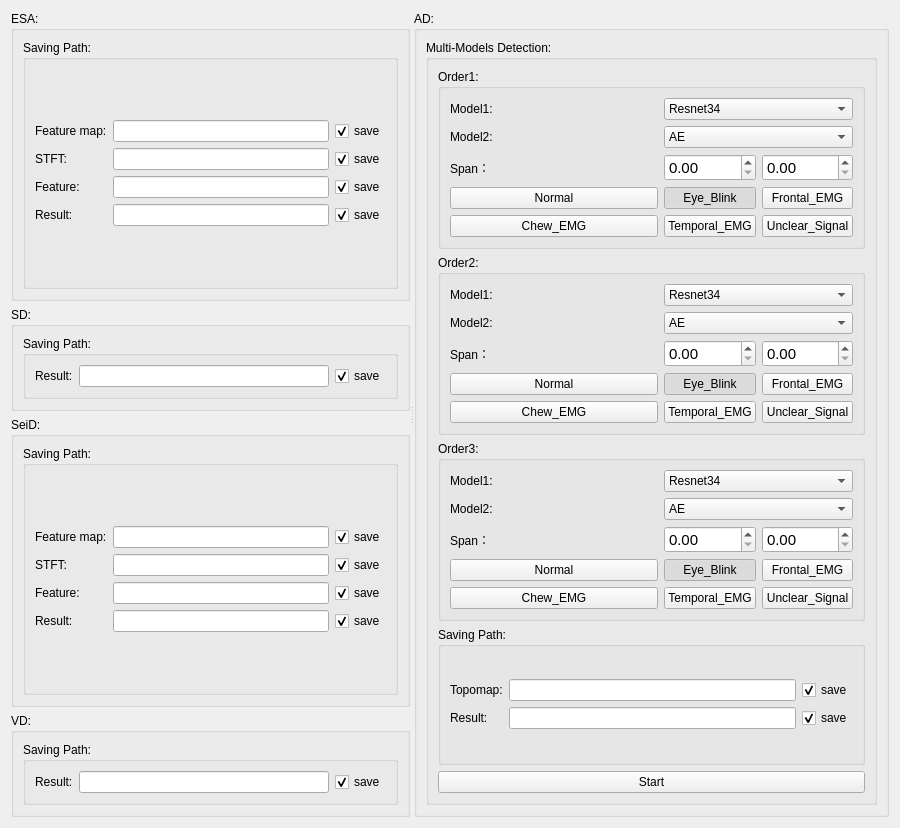
<?xml version="1.0" encoding="UTF-8"?>
<ui version="4.0">
 <class>From</class>
 <widget class="QWidget" name="From">
  <property name="windowModality">
   <enum>Qt::WindowModal</enum>
  </property>
  <property name="geometry">
   <rect>
    <x>0</x>
    <y>0</y>
    <width>900</width>
    <height>828</height>
   </rect>
  </property>
  <property name="minimumSize">
   <size>
    <width>753</width>
    <height>828</height>
   </size>
  </property>
  <property name="maximumSize">
   <size>
    <width>900</width>
    <height>828</height>
   </size>
  </property>
  <property name="windowTitle">
   <string>Save Path Config</string>
  </property>
  <layout class="QHBoxLayout" name="horizontalLayout">
   <item>
    <widget class="QSplitter" name="splitter">
     <property name="orientation">
      <enum>Qt::Horizontal</enum>
     </property>
     <property name="childrenCollapsible">
      <bool>false</bool>
     </property>
     <widget class="QWidget" name="layoutWidget">
      <layout class="QVBoxLayout" name="verticalLayout" stretch="1,0,1,0">
       <item>
        <widget class="QGroupBox" name="groupBox_2">
         <property name="title">
          <string>ESA:</string>
         </property>
         <layout class="QVBoxLayout" name="verticalLayout_6">
          <item>
           <widget class="QGroupBox" name="groupBox_3">
            <property name="title">
             <string>Saving Path:</string>
            </property>
            <layout class="QVBoxLayout" name="verticalLayout_5">
             <item>
              <layout class="QGridLayout" name="gridLayout_3">
               <item row="1" column="1">
                <widget class="QLineEdit" name="lineEdit_6">
                 <property name="readOnly">
                  <bool>true</bool>
                 </property>
                </widget>
               </item>
               <item row="3" column="0">
                <widget class="QLabel" name="label_14">
                 <property name="text">
                  <string>Result:</string>
                 </property>
                </widget>
               </item>
               <item row="3" column="2">
                <widget class="QCheckBox" name="checkBox_15">
                 <property name="text">
                  <string>save</string>
                 </property>
                 <property name="checked">
                  <bool>true</bool>
                 </property>
                </widget>
               </item>
               <item row="0" column="1">
                <widget class="QLineEdit" name="lineEdit_7">
                 <property name="readOnly">
                  <bool>true</bool>
                 </property>
                </widget>
               </item>
               <item row="1" column="2">
                <widget class="QCheckBox" name="checkBox_12">
                 <property name="text">
                  <string>save</string>
                 </property>
                 <property name="checked">
                  <bool>true</bool>
                 </property>
                </widget>
               </item>
               <item row="2" column="0">
                <widget class="QLabel" name="label_9">
                 <property name="text">
                  <string>Feature:</string>
                 </property>
                </widget>
               </item>
               <item row="3" column="1">
                <widget class="QLineEdit" name="lineEdit_8">
                 <property name="readOnly">
                  <bool>true</bool>
                 </property>
                </widget>
               </item>
               <item row="1" column="0">
                <widget class="QLabel" name="label_12">
                 <property name="text">
                  <string>STFT:</string>
                 </property>
                </widget>
               </item>
               <item row="0" column="2">
                <widget class="QCheckBox" name="checkBox_11">
                 <property name="text">
                  <string>save</string>
                 </property>
                 <property name="checked">
                  <bool>true</bool>
                 </property>
                </widget>
               </item>
               <item row="2" column="2">
                <widget class="QCheckBox" name="checkBox_14">
                 <property name="text">
                  <string>save</string>
                 </property>
                 <property name="checked">
                  <bool>true</bool>
                 </property>
                </widget>
               </item>
               <item row="0" column="0">
                <widget class="QLabel" name="label_13">
                 <property name="text">
                  <string>Feature map:</string>
                 </property>
                </widget>
               </item>
               <item row="2" column="1">
                <widget class="QLineEdit" name="lineEdit_5">
                 <property name="readOnly">
                  <bool>true</bool>
                 </property>
                </widget>
               </item>
              </layout>
             </item>
            </layout>
           </widget>
          </item>
         </layout>
        </widget>
       </item>
       <item>
        <widget class="QGroupBox" name="groupBox_10">
         <property name="title">
          <string>SD:</string>
         </property>
         <layout class="QVBoxLayout" name="verticalLayout_12">
          <item>
           <widget class="QGroupBox" name="groupBox_18">
            <property name="title">
             <string>Saving Path:</string>
            </property>
            <layout class="QVBoxLayout" name="verticalLayout_11">
             <item>
              <layout class="QGridLayout" name="gridLayout_16" columnstretch="0,0,0">
               <item row="0" column="2">
                <widget class="QCheckBox" name="checkBox_22">
                 <property name="text">
                  <string>save</string>
                 </property>
                 <property name="checked">
                  <bool>true</bool>
                 </property>
                </widget>
               </item>
               <item row="0" column="0">
                <widget class="QLabel" name="label_28">
                 <property name="text">
                  <string>Result:</string>
                 </property>
                </widget>
               </item>
               <item row="0" column="1">
                <widget class="QLineEdit" name="lineEdit_12">
                 <property name="readOnly">
                  <bool>true</bool>
                 </property>
                </widget>
               </item>
              </layout>
             </item>
            </layout>
           </widget>
          </item>
         </layout>
        </widget>
       </item>
       <item>
        <widget class="QGroupBox" name="groupBox_19">
         <property name="title">
          <string>SeiD:</string>
         </property>
         <layout class="QVBoxLayout" name="verticalLayout_13">
          <item>
           <widget class="QGroupBox" name="groupBox_20">
            <property name="title">
             <string>Saving Path:</string>
            </property>
            <layout class="QVBoxLayout" name="verticalLayout_14">
             <item>
              <layout class="QGridLayout" name="gridLayout_9">
               <item row="2" column="1">
                <widget class="QLineEdit" name="lineEdit_17">
                 <property name="readOnly">
                  <bool>true</bool>
                 </property>
                </widget>
               </item>
               <item row="1" column="1">
                <widget class="QLineEdit" name="lineEdit_18">
                 <property name="readOnly">
                  <bool>true</bool>
                 </property>
                </widget>
               </item>
               <item row="2" column="0">
                <widget class="QLabel" name="label_17">
                 <property name="text">
                  <string>Feature:</string>
                 </property>
                </widget>
               </item>
               <item row="0" column="1">
                <widget class="QLineEdit" name="lineEdit_19">
                 <property name="readOnly">
                  <bool>true</bool>
                 </property>
                </widget>
               </item>
               <item row="1" column="0">
                <widget class="QLabel" name="label_18">
                 <property name="text">
                  <string>STFT:</string>
                 </property>
                </widget>
               </item>
               <item row="0" column="0">
                <widget class="QLabel" name="label_19">
                 <property name="text">
                  <string>Feature map:</string>
                 </property>
                </widget>
               </item>
               <item row="3" column="1">
                <widget class="QLineEdit" name="lineEdit_20">
                 <property name="readOnly">
                  <bool>true</bool>
                 </property>
                </widget>
               </item>
               <item row="3" column="0">
                <widget class="QLabel" name="label_20">
                 <property name="text">
                  <string>Result:</string>
                 </property>
                </widget>
               </item>
               <item row="0" column="2">
                <widget class="QCheckBox" name="checkBox_17">
                 <property name="text">
                  <string>save</string>
                 </property>
                 <property name="checked">
                  <bool>true</bool>
                 </property>
                </widget>
               </item>
               <item row="1" column="2">
                <widget class="QCheckBox" name="checkBox_18">
                 <property name="text">
                  <string>save</string>
                 </property>
                 <property name="checked">
                  <bool>true</bool>
                 </property>
                </widget>
               </item>
               <item row="2" column="2">
                <widget class="QCheckBox" name="checkBox_19">
                 <property name="text">
                  <string>save</string>
                 </property>
                 <property name="checked">
                  <bool>true</bool>
                 </property>
                </widget>
               </item>
               <item row="3" column="2">
                <widget class="QCheckBox" name="checkBox_20">
                 <property name="text">
                  <string>save</string>
                 </property>
                 <property name="checked">
                  <bool>true</bool>
                 </property>
                </widget>
               </item>
              </layout>
             </item>
            </layout>
           </widget>
          </item>
         </layout>
        </widget>
       </item>
       <item>
        <widget class="QGroupBox" name="groupBox_21">
         <property name="title">
          <string>VD:</string>
         </property>
         <layout class="QHBoxLayout" name="horizontalLayout_3">
          <item>
           <widget class="QGroupBox" name="groupBox_23">
            <property name="title">
             <string>Saving Path:</string>
            </property>
            <layout class="QVBoxLayout" name="verticalLayout_18">
             <item>
              <layout class="QGridLayout" name="gridLayout_17" columnstretch="0,0,0">
               <item row="0" column="0">
                <widget class="QLabel" name="label_33">
                 <property name="text">
                  <string>Result:</string>
                 </property>
                </widget>
               </item>
               <item row="0" column="1">
                <widget class="QLineEdit" name="lineEdit_13">
                 <property name="readOnly">
                  <bool>true</bool>
                 </property>
                </widget>
               </item>
               <item row="0" column="2">
                <widget class="QCheckBox" name="checkBox_27">
                 <property name="text">
                  <string>save</string>
                 </property>
                 <property name="checked">
                  <bool>true</bool>
                 </property>
                </widget>
               </item>
              </layout>
             </item>
            </layout>
           </widget>
          </item>
         </layout>
        </widget>
       </item>
      </layout>
     </widget>
     <widget class="QGroupBox" name="groupBox_4">
      <property name="title">
       <string>AD:</string>
      </property>
      <layout class="QVBoxLayout" name="verticalLayout_10">
       <item>
        <widget class="QGroupBox" name="groupBox_14">
         <property name="title">
          <string>Multi-Models Detection:</string>
         </property>
         <layout class="QVBoxLayout" name="verticalLayout_4">
          <item>
           <widget class="QGroupBox" name="groupBox_15">
            <property name="title">
             <string>Order1:</string>
            </property>
            <layout class="QVBoxLayout" name="verticalLayout_7">
             <item>
              <layout class="QGridLayout" name="gridLayout_13" columnstretch="2,0,0">
               <item row="2" column="0">
                <widget class="QLabel" name="label_27">
                 <property name="text">
                  <string>Span：</string>
                 </property>
                </widget>
               </item>
               <item row="0" column="1" colspan="2">
                <widget class="QComboBox" name="comboBox">
                 <item>
                  <property name="text">
                   <string>Resnet34</string>
                  </property>
                 </item>
                 <item>
                  <property name="text">
                   <string>SENet18</string>
                  </property>
                 </item>
                 <item>
                  <property name="text">
                   <string>VGG16</string>
                  </property>
                 </item>
                 <item>
                  <property name="text">
                   <string>DenseNet121</string>
                  </property>
                 </item>
                </widget>
               </item>
               <item row="0" column="0">
                <widget class="QLabel" name="label_21">
                 <property name="text">
                  <string>Model1:</string>
                 </property>
                </widget>
               </item>
               <item row="2" column="2">
                <widget class="QDoubleSpinBox" name="span1_2">
                 <property name="font">
                  <font>
                   <pointsize>11</pointsize>
                   <weight>50</weight>
                   <italic>false</italic>
                   <bold>false</bold>
                   <underline>false</underline>
                   <stylestrategy>PreferDefault</stylestrategy>
                   <kerning>true</kerning>
                  </font>
                 </property>
                 <property name="focusPolicy">
                  <enum>Qt::WheelFocus</enum>
                 </property>
                 <property name="maximum">
                  <double>10000.000000000000000</double>
                 </property>
                </widget>
               </item>
               <item row="1" column="1" colspan="2">
                <widget class="QComboBox" name="comboBox_2">
                 <item>
                  <property name="text">
                   <string>AE</string>
                  </property>
                 </item>
                 <item>
                  <property name="text">
                   <string>SkipAE</string>
                  </property>
                 </item>
                 <item>
                  <property name="text">
                   <string>MemAE</string>
                  </property>
                 </item>
                 <item>
                  <property name="text">
                   <string>VAE</string>
                  </property>
                 </item>
                </widget>
               </item>
               <item row="3" column="1">
                <widget class="QPushButton" name="pushButton_4">
                 <property name="text">
                  <string>Eye_Blink</string>
                 </property>
                 <property name="checkable">
                  <bool>true</bool>
                 </property>
                 <property name="checked">
                  <bool>true</bool>
                 </property>
                </widget>
               </item>
               <item row="1" column="0">
                <widget class="QLabel" name="label_22">
                 <property name="text">
                  <string>Model2:</string>
                 </property>
                </widget>
               </item>
               <item row="2" column="1">
                <widget class="QDoubleSpinBox" name="span1">
                 <property name="font">
                  <font>
                   <pointsize>11</pointsize>
                   <weight>50</weight>
                   <italic>false</italic>
                   <bold>false</bold>
                   <underline>false</underline>
                   <stylestrategy>PreferDefault</stylestrategy>
                   <kerning>true</kerning>
                  </font>
                 </property>
                 <property name="focusPolicy">
                  <enum>Qt::WheelFocus</enum>
                 </property>
                 <property name="maximum">
                  <double>10000.000000000000000</double>
                 </property>
                </widget>
               </item>
               <item row="3" column="0">
                <widget class="QPushButton" name="pushButton">
                 <property name="text">
                  <string>Normal</string>
                 </property>
                 <property name="checkable">
                  <bool>true</bool>
                 </property>
                </widget>
               </item>
               <item row="3" column="2">
                <widget class="QPushButton" name="pushButton_5">
                 <property name="text">
                  <string>Frontal_EMG</string>
                 </property>
                 <property name="checkable">
                  <bool>true</bool>
                 </property>
                </widget>
               </item>
               <item row="4" column="0">
                <widget class="QPushButton" name="pushButton_6">
                 <property name="text">
                  <string>Chew_EMG</string>
                 </property>
                 <property name="checkable">
                  <bool>true</bool>
                 </property>
                </widget>
               </item>
               <item row="4" column="1">
                <widget class="QPushButton" name="pushButton_7">
                 <property name="text">
                  <string>Temporal_EMG</string>
                 </property>
                 <property name="checkable">
                  <bool>true</bool>
                 </property>
                </widget>
               </item>
               <item row="4" column="2">
                <widget class="QPushButton" name="pushButton_8">
                 <property name="text">
                  <string>Unclear_Signal</string>
                 </property>
                 <property name="checkable">
                  <bool>true</bool>
                 </property>
                </widget>
               </item>
              </layout>
             </item>
            </layout>
           </widget>
          </item>
          <item>
           <widget class="QGroupBox" name="groupBox_16">
            <property name="title">
             <string>Order2:</string>
            </property>
            <layout class="QVBoxLayout" name="verticalLayout_8">
             <item>
              <layout class="QGridLayout" name="gridLayout_14" columnstretch="2,0,0">
               <item row="1" column="1" colspan="2">
                <widget class="QComboBox" name="comboBox_4">
                 <item>
                  <property name="text">
                   <string>AE</string>
                  </property>
                 </item>
                 <item>
                  <property name="text">
                   <string>SkipAE</string>
                  </property>
                 </item>
                 <item>
                  <property name="text">
                   <string>MemAE</string>
                  </property>
                 </item>
                 <item>
                  <property name="text">
                   <string>VAE</string>
                  </property>
                 </item>
                </widget>
               </item>
               <item row="3" column="0">
                <widget class="QPushButton" name="pushButton_2">
                 <property name="text">
                  <string>Normal</string>
                 </property>
                 <property name="checkable">
                  <bool>true</bool>
                 </property>
                </widget>
               </item>
               <item row="3" column="2">
                <widget class="QPushButton" name="pushButton_11">
                 <property name="text">
                  <string>Frontal_EMG</string>
                 </property>
                 <property name="checkable">
                  <bool>true</bool>
                 </property>
                </widget>
               </item>
               <item row="3" column="1">
                <widget class="QPushButton" name="pushButton_12">
                 <property name="text">
                  <string>Eye_Blink</string>
                 </property>
                 <property name="checkable">
                  <bool>true</bool>
                 </property>
                 <property name="checked">
                  <bool>true</bool>
                 </property>
                </widget>
               </item>
               <item row="2" column="2">
                <widget class="QDoubleSpinBox" name="span1_4">
                 <property name="font">
                  <font>
                   <pointsize>11</pointsize>
                   <weight>50</weight>
                   <italic>false</italic>
                   <bold>false</bold>
                   <underline>false</underline>
                   <stylestrategy>PreferDefault</stylestrategy>
                   <kerning>true</kerning>
                  </font>
                 </property>
                 <property name="focusPolicy">
                  <enum>Qt::WheelFocus</enum>
                 </property>
                 <property name="maximum">
                  <double>10000.000000000000000</double>
                 </property>
                </widget>
               </item>
               <item row="1" column="0">
                <widget class="QLabel" name="label_24">
                 <property name="text">
                  <string>Model2:</string>
                 </property>
                </widget>
               </item>
               <item row="0" column="0">
                <widget class="QLabel" name="label_23">
                 <property name="text">
                  <string>Model1:</string>
                 </property>
                </widget>
               </item>
               <item row="0" column="1" colspan="2">
                <widget class="QComboBox" name="comboBox_3">
                 <item>
                  <property name="text">
                   <string>Resnet34</string>
                  </property>
                 </item>
                 <item>
                  <property name="text">
                   <string>SENet18</string>
                  </property>
                 </item>
                 <item>
                  <property name="text">
                   <string>VGG16</string>
                  </property>
                 </item>
                 <item>
                  <property name="text">
                   <string>DenseNet121</string>
                  </property>
                 </item>
                </widget>
               </item>
               <item row="2" column="0">
                <widget class="QLabel" name="label_29">
                 <property name="text">
                  <string>Span：</string>
                 </property>
                </widget>
               </item>
               <item row="2" column="1">
                <widget class="QDoubleSpinBox" name="span1_3">
                 <property name="font">
                  <font>
                   <pointsize>11</pointsize>
                   <weight>50</weight>
                   <italic>false</italic>
                   <bold>false</bold>
                   <underline>false</underline>
                   <stylestrategy>PreferDefault</stylestrategy>
                   <kerning>true</kerning>
                  </font>
                 </property>
                 <property name="focusPolicy">
                  <enum>Qt::WheelFocus</enum>
                 </property>
                 <property name="maximum">
                  <double>10000.000000000000000</double>
                 </property>
                </widget>
               </item>
               <item row="4" column="0">
                <widget class="QPushButton" name="pushButton_9">
                 <property name="text">
                  <string>Chew_EMG</string>
                 </property>
                 <property name="checkable">
                  <bool>true</bool>
                 </property>
                </widget>
               </item>
               <item row="4" column="1">
                <widget class="QPushButton" name="pushButton_10">
                 <property name="text">
                  <string>Temporal_EMG</string>
                 </property>
                 <property name="checkable">
                  <bool>true</bool>
                 </property>
                </widget>
               </item>
               <item row="4" column="2">
                <widget class="QPushButton" name="pushButton_13">
                 <property name="text">
                  <string>Unclear_Signal</string>
                 </property>
                 <property name="checkable">
                  <bool>true</bool>
                 </property>
                </widget>
               </item>
              </layout>
             </item>
            </layout>
           </widget>
          </item>
          <item>
           <widget class="QGroupBox" name="groupBox_17">
            <property name="title">
             <string>Order3:</string>
            </property>
            <layout class="QVBoxLayout" name="verticalLayout_9">
             <item>
              <layout class="QGridLayout" name="gridLayout_15" columnstretch="2,0,0">
               <item row="2" column="2">
                <widget class="QDoubleSpinBox" name="span1_6">
                 <property name="font">
                  <font>
                   <pointsize>11</pointsize>
                   <weight>50</weight>
                   <italic>false</italic>
                   <bold>false</bold>
                   <underline>false</underline>
                   <stylestrategy>PreferDefault</stylestrategy>
                   <kerning>true</kerning>
                  </font>
                 </property>
                 <property name="focusPolicy">
                  <enum>Qt::WheelFocus</enum>
                 </property>
                 <property name="maximum">
                  <double>10000.000000000000000</double>
                 </property>
                </widget>
               </item>
               <item row="3" column="2">
                <widget class="QPushButton" name="pushButton_29">
                 <property name="text">
                  <string>Frontal_EMG</string>
                 </property>
                 <property name="checkable">
                  <bool>true</bool>
                 </property>
                </widget>
               </item>
               <item row="0" column="1" colspan="2">
                <widget class="QComboBox" name="comboBox_5">
                 <item>
                  <property name="text">
                   <string>Resnet34</string>
                  </property>
                 </item>
                 <item>
                  <property name="text">
                   <string>SENet18</string>
                  </property>
                 </item>
                 <item>
                  <property name="text">
                   <string>VGG16</string>
                  </property>
                 </item>
                 <item>
                  <property name="text">
                   <string>DenseNet121</string>
                  </property>
                 </item>
                </widget>
               </item>
               <item row="2" column="1">
                <widget class="QDoubleSpinBox" name="span1_5">
                 <property name="font">
                  <font>
                   <pointsize>11</pointsize>
                   <weight>50</weight>
                   <italic>false</italic>
                   <bold>false</bold>
                   <underline>false</underline>
                   <stylestrategy>PreferDefault</stylestrategy>
                   <kerning>true</kerning>
                  </font>
                 </property>
                 <property name="focusPolicy">
                  <enum>Qt::WheelFocus</enum>
                 </property>
                 <property name="maximum">
                  <double>10000.000000000000000</double>
                 </property>
                </widget>
               </item>
               <item row="2" column="0">
                <widget class="QLabel" name="label_30">
                 <property name="text">
                  <string>Span：</string>
                 </property>
                </widget>
               </item>
               <item row="3" column="1">
                <widget class="QPushButton" name="pushButton_30">
                 <property name="text">
                  <string>Eye_Blink</string>
                 </property>
                 <property name="checkable">
                  <bool>true</bool>
                 </property>
                 <property name="checked">
                  <bool>true</bool>
                 </property>
                </widget>
               </item>
               <item row="1" column="1" colspan="2">
                <widget class="QComboBox" name="comboBox_6">
                 <item>
                  <property name="text">
                   <string>AE</string>
                  </property>
                 </item>
                 <item>
                  <property name="text">
                   <string>SkipAE</string>
                  </property>
                 </item>
                 <item>
                  <property name="text">
                   <string>MemAE</string>
                  </property>
                 </item>
                 <item>
                  <property name="text">
                   <string>VAE</string>
                  </property>
                 </item>
                </widget>
               </item>
               <item row="3" column="0">
                <widget class="QPushButton" name="pushButton_27">
                 <property name="text">
                  <string>Normal</string>
                 </property>
                 <property name="checkable">
                  <bool>true</bool>
                 </property>
                </widget>
               </item>
               <item row="1" column="0">
                <widget class="QLabel" name="label_26">
                 <property name="text">
                  <string>Model2:</string>
                 </property>
                </widget>
               </item>
               <item row="0" column="0">
                <widget class="QLabel" name="label_25">
                 <property name="text">
                  <string>Model1:</string>
                 </property>
                </widget>
               </item>
               <item row="4" column="0">
                <widget class="QPushButton" name="pushButton_26">
                 <property name="text">
                  <string>Chew_EMG</string>
                 </property>
                 <property name="checkable">
                  <bool>true</bool>
                 </property>
                </widget>
               </item>
               <item row="4" column="1">
                <widget class="QPushButton" name="pushButton_28">
                 <property name="text">
                  <string>Temporal_EMG</string>
                 </property>
                 <property name="checkable">
                  <bool>true</bool>
                 </property>
                </widget>
               </item>
               <item row="4" column="2">
                <widget class="QPushButton" name="pushButton_31">
                 <property name="text">
                  <string>Unclear_Signal</string>
                 </property>
                 <property name="checkable">
                  <bool>true</bool>
                 </property>
                </widget>
               </item>
              </layout>
             </item>
            </layout>
           </widget>
          </item>
          <item>
           <widget class="QGroupBox" name="groupBox_9">
            <property name="title">
             <string>Saving Path:</string>
            </property>
            <layout class="QVBoxLayout" name="verticalLayout_2">
             <item>
              <layout class="QGridLayout" name="gridLayout_7">
               <item row="1" column="1">
                <widget class="QLineEdit" name="lineEdit_10">
                 <property name="readOnly">
                  <bool>true</bool>
                 </property>
                </widget>
               </item>
               <item row="0" column="1">
                <widget class="QLineEdit" name="lineEdit_11">
                 <property name="readOnly">
                  <bool>true</bool>
                 </property>
                </widget>
               </item>
               <item row="1" column="2">
                <widget class="QCheckBox" name="checkBox_10">
                 <property name="text">
                  <string>save</string>
                 </property>
                 <property name="checked">
                  <bool>true</bool>
                 </property>
                </widget>
               </item>
               <item row="0" column="0">
                <widget class="QLabel" name="label_11">
                 <property name="text">
                  <string>Topomap:</string>
                 </property>
                </widget>
               </item>
               <item row="1" column="0">
                <widget class="QLabel" name="label_10">
                 <property name="text">
                  <string>Result:</string>
                 </property>
                </widget>
               </item>
               <item row="0" column="2">
                <widget class="QCheckBox" name="checkBox_9">
                 <property name="text">
                  <string>save</string>
                 </property>
                 <property name="checked">
                  <bool>true</bool>
                 </property>
                </widget>
               </item>
              </layout>
             </item>
            </layout>
           </widget>
          </item>
          <item>
           <widget class="QPushButton" name="pushButton_3">
            <property name="text">
             <string>Start</string>
            </property>
           </widget>
          </item>
         </layout>
        </widget>
       </item>
      </layout>
     </widget>
    </widget>
   </item>
  </layout>
 </widget>
 <resources/>
 <connections/>
</ui>
